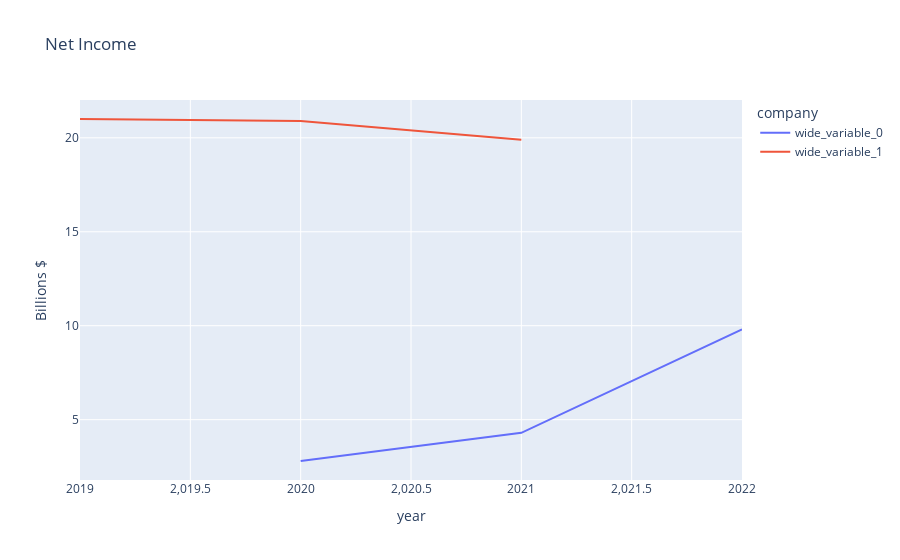

This figure's notebook cell:
### Code cell
fig = ex.line(x=intel_years,y=[nvidia_net,intel_net], labels={"x":"year","value":"Billions $", "variable":"company"}, title= "Net Income")
fig.show()

### Figure 1 — Plotly figure (JSON) as saved in the notebook; plotly's stock layout.template omitted (floating-point values rounded to 4 significant figures)
{"data": [{"hovertemplate": "company=wide_variable_0<br>year=%{x}<br>Billions $=%{y}<extra></extra>", "legendgroup": "wide_variable_0", "line": {"color": "#636efa", "dash": "solid"}, "marker": {"symbol": "circle"}, "mode": "lines", "name": "wide_variable_0", "orientation": "v", "showlegend": true, "type": "scatter", "x": [2019, 2020, 2021, 2022], "xaxis": "x", "y": [null, 2.8, 4.3, 9.8], "yaxis": "y"}, {"hovertemplate": "company=wide_variable_1<br>year=%{x}<br>Billions $=%{y}<extra></extra>", "legendgroup": "wide_variable_1", "line": {"color": "#EF553B", "dash": "solid"}, "marker": {"symbol": "circle"}, "mode": "lines", "name": "wide_variable_1", "orientation": "v", "showlegend": true, "type": "scatter", "x": [2019, 2020, 2021, 2022], "xaxis": "x", "y": [21, 20.9, 19.9, null], "yaxis": "y"}], "layout": {"autosize": true, "legend": {"title": {"text": "company"}, "tracegroupgap": 0}, "title": {"text": "Net Income"}, "xaxis": {"anchor": "y", "autorange": true, "domain": [0, 1], "range": [2019, 2022], "title": {"text": "year"}, "type": "linear"}, "yaxis": {"anchor": "x", "autorange": true, "domain": [0, 1], "range": [1.789, 22.01], "title": {"text": "Billions $"}, "type": "linear"}}}
